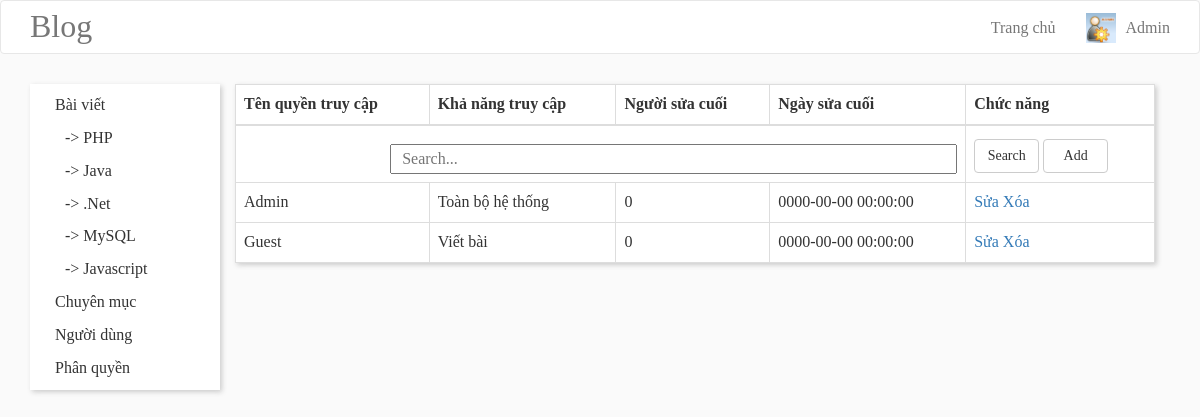
Screenshot of /admin/level.php with the database file from the repository.
### tables this page shows
CREATE TABLE `category` (
  `categoryID` int(11) NOT NULL,
  `categoryName` text,
  `categoryParent` int(11) DEFAULT NULL,
  `memberEditCategory` int(11) NOT NULL,
  `datetimeEditCategory` datetime NOT NULL
);

CREATE TABLE `level` (
  `levelID` int(11) NOT NULL,
  `levelName` text,
  `levelAccess` text,
  `memberEditLevel` int(11) NOT NULL,
  `datetimeEditLevel` datetime NOT NULL
);

### models/query.php (called while the page is built, shortened)
<?php
	class Category
	{
		public function getCategory() {
			$sql = mysql_query(
				"SELECT *
				FROM category
				where categoryParent = 0") or die("Error query");
			if (mysql_num_rows($sql) > 0) {
				while ($row = mysql_fetch_array($sql)) {
					$arr[] = array(
						'categoryID'=>$row['categoryID'],
						'categoryName'=>$row['categoryName'],
						'categoryParent'=>$row['categoryParent'],
						'memberEditCategory'=>$row['memberEditCategory'],
						'datetimeEditCategory'=>$row['datetimeEditCategory']
						);
				}
			}
			else {
				echo $arr = "";
			}
			return $arr;
		}
	}
	class Level
	{
		public function getLevelSearch($search) {
			$sql = mysql_query(
				"SELECT *
				FROM level
				where levelName like '%$search%'") or die("Error query");
			if (mysql_num_rows($sql) > 0) {
				while ($row = mysql_fetch_array($sql)) {
					$arr[] = array(
						'levelID'=>$row['levelID'],
						'levelName'=>$row['levelName'],
						'levelAccess'=>$row['levelAccess'],
						'memberEditLevel'=>$row['memberEditLevel'],
						'datetimeEditLevel'=>$row['datetimeEditLevel']
						);
				}
			}
			else {
				echo $arr = "";
			}
			return $arr;
		}
	}

### admin/level.php (the view, shortened to what this page needs)
<?php
	include "../models/query.php";
	$category = new SQL\Category();
	$listCategory = $category->getCategory();
	$search = isset($_POST['isearch']) ? $_POST['isearch'] : null;
	$level = new SQL\Level();
	$listLevel = $level->getLevelSearch($search);
?>
<!DOCTYPE html>
<html>
<head>
	<link rel="stylesheet" href="https://maxcdn.bootstrapcdn.com/bootstrap/3.3.6/css/bootstrap.min.css">
	<link rel="stylesheet" href="../css/font-awesome.min.css">
	<link rel="stylesheet" type="text/css" href="../css/stylewrite.css">
</head>
<body>
	<header>
		<nav id="navbar-example" class="navbar navbar-default navbar-static">
			<div class="container">
				<div class="navbar-header">
					<a class="navbar-brand logo" href="../index.php">Blog</a>
				</div>
				<div class="collapse navbar-collapse bs-example-js-navbar-collapse">
					<ul class="nav navbar-nav navbar-right">
						<li><a class="nav navbar-brand navbar-right" href="home.php">Trang chủ</a></li>
						<li>
							<a class="nav navbar-brand navbar-right" href="#">
								<img src="../images/members/admin-account-dnn7.png">
								Admin
							</a>
						</li>
					</ul>
				</div>
			</div>
		</nav>
	</header>
	<div class="content">
		<div class="container">
			<div class="col-sm-2">
				<ul>
					<li><a href="home.php">Bài viết</a>
						<ul>
							<?php
								foreach ($listCategory as $key => $value) {
							?>
							<li>-> <a href="sitetab.php?name=<?php echo $value['categoryName']; ?>"><?php echo $value['categoryName']; ?></a></li>
							<?php
								}
							?>
						</ul>
					</li>
					<li><a href="category.php">Chuyên mục</a></li>
					<li><a href="member.php">Người dùng</a></li>
					<li><a href="level.php">Phân quyền</a></li>
				</ul>
			</div>
			<div id="top" class="col-sm-10">
				<div class="item" style="box-shadow: 2px 2px 5px #ccc; background-color: #fff;">
					<form method="post" action="">
						<table class="table table-hover table-bordered">
							<thead>
								<tr>
									<th>Tên quyền truy cập</th>
									<th>Khả năng truy cập</th>
									<th>Người sửa cuối</th>
									<th>Ngày sửa cuối</th>
									<th>Chức năng</th>
								</tr>
							</thead>
							<tbody>
								<tr>
									<td colspan="4">
										<input type="text" id="idsearch" name="isearch" placeholder="Search..." value="<?php echo $search; ?>">
									</td>
									<td>
										<button class="btn btn-default" name="btn" value="search">Search</button>
										<button class="btn btn-default" name="btn" value="add">Add</button>
									</td>
								</tr>
								<?php
									if ($listLevel) {
										foreach ($listLevel as $key => $value) {
								?>
								<tr>
									<td><?php echo $value['levelName']; ?></td>
									<td><?php echo $value['levelAccess']; ?></td>
									<td><?php echo $value['memberEditLevel']; ?></td>
									<td><?php echo $value['datetimeEditLevel']; ?></td>
									<td>
										<a href="editlevel.php?id=<?php echo $value['levelID']; ?>">Sửa</a>
										<a href="deletelevel.php?id=<?php echo $value['levelID']; ?>" onclick='return confirm("Bạn chắc chắn muốn xóa bài này không?")'>Xóa</a>
									</td>
								</tr>
								<?php
										}
									}
									else {
										echo "";
									}
								?>
							</tbody>
						</table>
					</form>
				</div>
			</div>
		</div>
	</div>
</body>
</html>

### css/stylewrite.css (style rules this page uses)
body { font-family: Georgia, Lucida Console; font-size: 16px; background-color: #fafafa; }
.navbar-default { background-color: #fff; }
.navbar-header { width: 300px; float: left; }
.logo { font-family: Lucida Console; font-size: 32px; }
.collapse ul li { font-family: Georgia; font-size: 16px; margin-left: 30px; margin-top: 10px; }
.collapse ul li a { margin-top: -8px; font-family: Georgia; font-size: 16px; float: left; position: relative; }
.collapse ul li a img { width: 30px; height: 30px; float: left; margin-top: -5px; margin-right: 10px; }
.content { margin-top: -40px; }
.col-sm-2 { box-shadow: 2px 2px 5px #ccc; background-color: #fff; }
.col-sm-2 ul li { list-style: none; margin-left: -30px; padding-top: 10px; }
.col-sm-2 ul li a { color: #333; margin-top: 10px; }
.content { padding-top: 50px; }
tbody tr td input { padding-left: 10px; width: 567px; float: right; margin-top: 10px; height: 30px; }
tbody tr td button { width: 65px; margin-top: 5px; }

### rows the page displays
category: categoryName "PHP"
category: categoryName "Java"
category: categoryName ".Net"
category: categoryName "MySQL"
category: categoryName "Javascript"
level: levelName "Admin", levelAccess "Toàn bộ hệ thống", memberEditLevel "0", datetimeEditLevel "0000-00-00 00:00:00"
level: levelName "Guest", levelAccess "Viết bài", memberEditLevel "0", datetimeEditLevel "0000-00-00 00:00:00"
